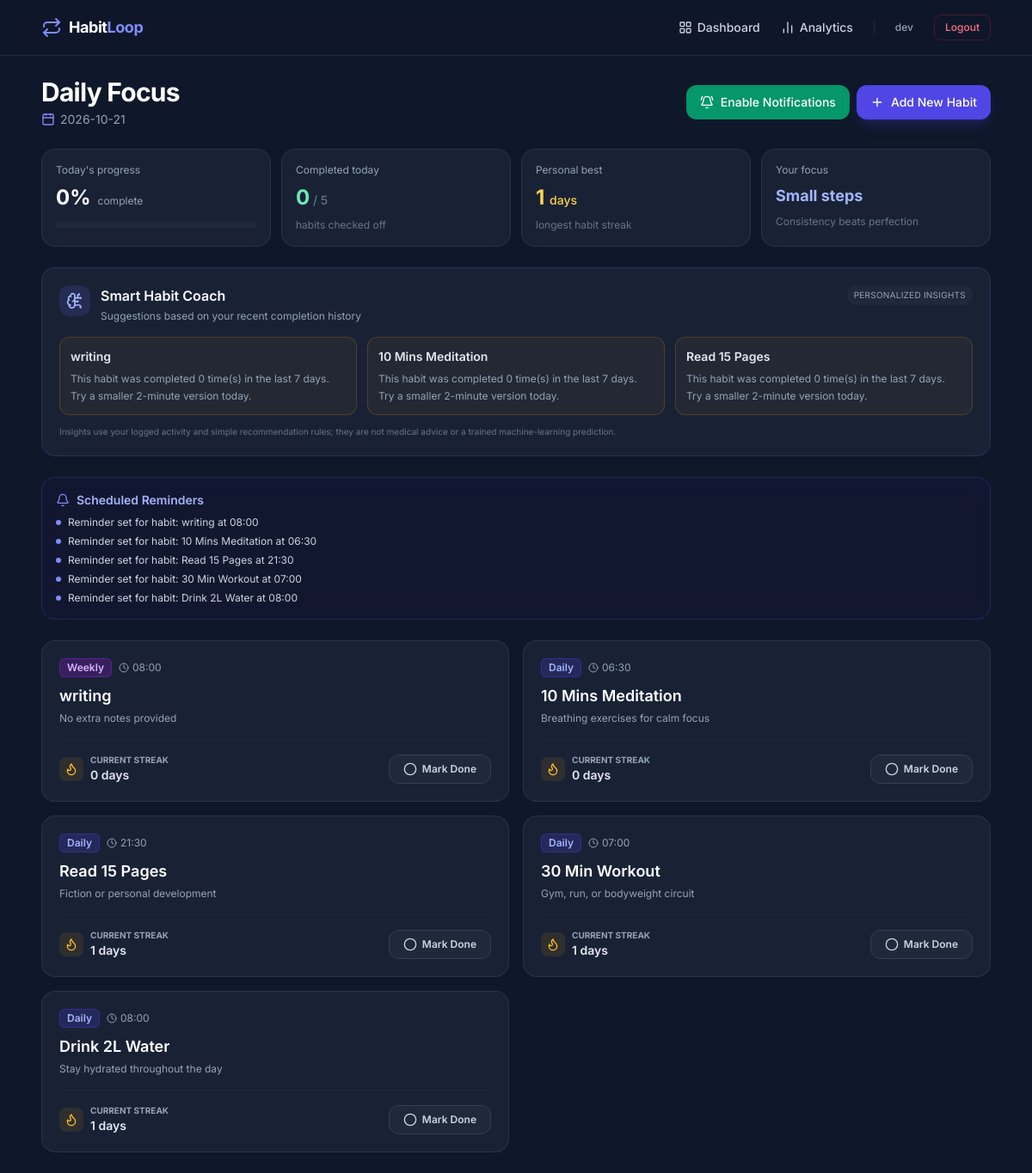
/dashboard (signed in), run on the app's committed database.
### tables this page shows
CREATE TABLE Habit (
            habit_id INTEGER PRIMARY KEY AUTOINCREMENT,
            user_id INTEGER NOT NULL,
            title TEXT NOT NULL,
            description TEXT,
            frequency TEXT DEFAULT 'Daily',
            start_date DATE NOT NULL,
            reminder_time TIME,
            created_at DATETIME DEFAULT CURRENT_TIMESTAMP,
            FOREIGN KEY (user_id) REFERENCES User(user_id) ON DELETE CASCADE
        );

CREATE TABLE Notification (
            notification_id INTEGER PRIMARY KEY AUTOINCREMENT,
            user_id INTEGER NOT NULL,
            habit_id INTEGER,
            message TEXT NOT NULL,
            reminder_time DATETIME DEFAULT CURRENT_TIMESTAMP,
            status TEXT DEFAULT 'unread',
            FOREIGN KEY (user_id) REFERENCES User(user_id) ON DELETE CASCADE,
            FOREIGN KEY (habit_id) REFERENCES Habit(habit_id) ON DELETE SET NULL
        );

### app.py (the view)
@app.route("/dashboard")
@login_required
def dashboard():
    conn = get_db()
    today_str = date.today().strftime("%Y-%m-%d")
    habits = conn.execute("""
        SELECT
            h.*,
            COALESCE(s.current_streak, 0) AS current_streak,
            COALESCE(s.longest_streak, 0) AS longest_streak,
            CASE WHEN hl.log_id IS NOT NULL THEN 1 ELSE 0 END AS completed_today
        FROM Habit h
        LEFT JOIN Streak s ON h.habit_id = s.habit_id
        LEFT JOIN HabitLog hl ON h.habit_id = hl.habit_id AND hl.completion_date = ?
        WHERE h.user_id = ?
        ORDER BY h.created_at DESC
    """, (today_str, session["user_id"])).fetchall()
    notifications = conn.execute("""
        SELECT * FROM Notification
        WHERE user_id = ? AND status = 'unread'
        ORDER BY reminder_time DESC LIMIT 5
    """, (session["user_id"],)).fetchall()
    total_habits = len(habits)
    completed_today = sum(1 for h in habits if h["completed_today"])
    completion_percent = round((completed_today / total_habits) * 100) if total_habits else 0
    best_streak = max((h["longest_streak"] for h in habits), default=0)
    coach_tips = []
    for h in habits:
        recent = conn.execute("""
            SELECT COUNT(*) AS completed
            FROM HabitLog
            WHERE habit_id = ? AND user_id = ? AND status = 1
              AND completion_date >= ? AND completion_date <= ?
        """, (h["habit_id"], session["user_id"],
              (date.today() - timedelta(days=6)).strftime("%Y-%m-%d"), today_str)).fetchone()["completed"]
        if h["completed_today"]:
            coach_tips.append({"title": h["title"], "kind": "success",
                               "message": f"Great work — you completed this habit today. Keep the routine going!"})
        elif recent <= 2:
            coach_tips.append({"title": h["title"], "kind": "focus",
                               "message": f"This habit was completed {recent} time(s) in the last 7 days. Try a smaller 2-minute version today."})
        else:
            coach_tips.append({"title": h["title"], "kind": "tip",
                               "message": f"You completed this {recent} time(s) in the last 7 days. Pick a consistent time to make it easier to repeat."})
    coach_tips = coach_tips[:3]
    conn.close()
    return render_template("dashboard.html", habits=habits, notifications=notifications,
                           today=today_str, total_habits=total_habits,
                           completed_today=completed_today, completion_percent=completion_percent,
                           best_streak=best_streak, coach_tips=coach_tips)

### app.py (called while the page is built)
@app.after_request
def prevent_auth_page_caching(response):
    if request.endpoint in {"login", "register", "logout"}:
        response.headers["Cache-Control"] = "no-store, no-cache, must-revalidate, max-age=0"
        response.headers["Pragma"] = "no-cache"
        response.headers["Expires"] = "0"
    return response

def get_db():
    conn = sqlite3.connect(DB_NAME, timeout=30)
    conn.row_factory = sqlite3.Row
    conn.execute("PRAGMA foreign_keys = ON;")
    conn.execute("PRAGMA busy_timeout = 30000;")
    return conn

def login_required(f):
    @wraps(f)
    def decorated_function(*args, **kwargs):
        if "user_id" not in session:
            flash("Please log in to continue.", "warning")
            return redirect(url_for("login"))
        return f(*args, **kwargs)
    return decorated_function

### templates/dashboard.html (shortened to what this page needs)
{% extends 'base.html' %}
{% block content %}
<div class="space-y-6">
    <div class="flex flex-col md:flex-row md:items-center justify-between gap-4">
        <div>
            <h1 class="text-2xl sm:text-3xl font-bold tracking-tight text-white">Daily Focus</h1>
            <p class="text-sm text-slate-400 mt-1 flex items-center gap-1.5">
                <i data-lucide="calendar" class="w-4 h-4 text-indigo-400"></i> {{ today }}
            </p>
        </div>
        <div class="flex flex-wrap items-center gap-2">
            <button id="enable-reminders" type="button" onclick="enableHabitReminders()" class="inline-flex items-center gap-2 bg-emerald-600 hover:bg-emerald-500 text-white font-medium px-4 py-2.5 rounded-xl text-sm transition">
                <i data-lucide="bell-ring" class="w-4 h-4"></i> Enable Notifications
            </button>
            <a href="{{ url_for('create_habit') }}" class="inline-flex items-center gap-2 bg-indigo-600 hover:bg-indigo-500 text-white font-medium px-4 py-2.5 rounded-xl text-sm transition shadow-lg shadow-indigo-600/20">
                <i data-lucide="plus" class="w-4 h-4"></i> Add New Habit
            </a>
        </div>
    </div>
    <div class="grid grid-cols-2 lg:grid-cols-4 gap-3">
        <div class="glass-card rounded-2xl p-4">
            <p class="text-xs text-slate-400">Today's progress</p>
            <div class="flex items-end gap-2 mt-2"><span class="text-2xl font-bold text-white">{{ completion_percent }}%</span><span class="text-xs text-slate-400 mb-1">complete</span></div>
            <div class="w-full h-2 bg-slate-800 rounded-full mt-3 overflow-hidden"><div class="h-full bg-indigo-500 rounded-full transition-all" style="width: {{ completion_percent }}%"></div></div>
        </div>
        <div class="glass-card rounded-2xl p-4">
            <p class="text-xs text-slate-400">Completed today</p>
            <p class="text-2xl font-bold text-emerald-300 mt-2">{{ completed_today }}<span class="text-sm text-slate-500 font-medium"> / {{ total_habits }}</span></p>
            <p class="text-xs text-slate-500 mt-2">habits checked off</p>
        </div>
        <div class="glass-card rounded-2xl p-4">
            <p class="text-xs text-slate-400">Personal best</p>
            <p class="text-2xl font-bold text-amber-300 mt-2">{{ best_streak }} <span class="text-sm font-medium">days</span></p>
            <p class="text-xs text-slate-500 mt-2">longest habit streak</p>
        </div>
        <div class="glass-card rounded-2xl p-4">
            <p class="text-xs text-slate-400">Your focus</p>
            <p class="text-lg font-bold text-indigo-300 mt-2">Small steps</p>
            <p class="text-xs text-slate-500 mt-2">Consistency beats perfection</p>
        </div>
    </div>
    <section class="glass-card rounded-2xl p-5 border border-indigo-500/20">
        <div class="flex items-start gap-3">
            <div class="p-2 rounded-xl bg-indigo-500/15 text-indigo-300"><i data-lucide="brain-circuit" class="w-5 h-5"></i></div>
            <div class="flex-1">
                <h2 class="text-base font-semibold text-white">Smart Habit Coach</h2>
                <p class="text-xs text-slate-400 mt-1">Suggestions based on your recent completion history</p>
            </div>
            <span class="text-[10px] uppercase tracking-wide px-2 py-1 rounded-full bg-slate-800 text-slate-400">Personalized insights</span>
        </div>
        {% if coach_tips %}
        <div class="grid grid-cols-1 md:grid-cols-3 gap-3 mt-4">
            {% for tip in coach_tips %}
            <div class="rounded-xl p-3 border {% if tip.kind == 'success' %}border-emerald-500/20 bg-emerald-500/5{% elif tip.kind == 'focus' %}border-amber-500/20 bg-amber-500/5{% else %}border-indigo-500/20 bg-indigo-500/5{% endif %}">
                <p class="text-sm font-semibold text-slate-200">{{ tip.title }}</p>
                <p class="text-xs leading-relaxed text-slate-400 mt-1.5">{{ tip.message }}</p>
            </div>
            {% endfor %}
        </div>
        {% else %}
        <p class="text-sm text-slate-400 mt-4">Add your first habit to receive personalized suggestions here.</p>
        {% endif %}
        <p class="text-[10px] text-slate-500 mt-3">Insights use your logged activity and simple recommendation rules; they are not medical advice or a trained machine-learning prediction.</p>
    </section>
    {% if notifications %}
    <div class="glass-card rounded-2xl p-4 border border-indigo-500/20 bg-indigo-950/20">
        <div class="flex items-center gap-2 text-indigo-300 font-semibold text-sm mb-2">
            <i data-lucide="bell" class="w-4 h-4 text-indigo-400"></i>
            <span>Scheduled Reminders</span>
        </div>
        <div class="space-y-1.5">
            {% for n in notifications %}
                <p class="text-xs text-slate-300 flex items-center gap-2">
                    <span class="w-1.5 h-1.5 rounded-full bg-indigo-400"></span>
                    {{ n.message }}
                </p>
            {% endfor %}
        </div>
    </div>
    {% endif %}
    <div class="grid grid-cols-1 md:grid-cols-2 gap-4">
        {% for h in habits %}
        <div id="habit-card-{{ h.habit_id }}" data-habit-id="{{ h.habit_id }}" data-habit-title="{{ h.title|e }}" data-reminder-time="{{ (h.reminder_time or '')|e }}" data-completed-today="{{ 1 if h.completed_today else 0 }}" class="habit-reminder-card glass-card rounded-2xl p-5 flex flex-col justify-between hover:border-slate-700 transition relative group">
            <div class="flex items-start justify-between gap-3">
                <div>
                    <div class="flex items-center gap-2">
                        <span class="text-xs font-semibold px-2 py-0.5 rounded-md
                            {% if h.frequency == 'Daily' %} bg-indigo-900/50 text-indigo-300 border border-indigo-700/50
                            {% else %} bg-purple-900/50 text-purple-300 border border-purple-700/50 {% endif %}">
                            {{ h.frequency }}
                        </span>
                        {% if h.reminder_time %}
                        <span class="text-xs text-slate-400 flex items-center gap-1">
                            <i data-lucide="clock" class="w-3 h-3"></i> {{ h.reminder_time }}
                        </span>
                        {% endif %}
                    </div>
                    <h3 class="text-lg font-semibold text-white mt-2">{{ h.title }}</h3>
                    <p class="text-xs text-slate-400 mt-1 line-clamp-2">{{ h.description or 'No extra notes provided' }}</p>
                </div>
                <form action="{{ url_for('delete_habit', habit_id=h.habit_id) }}" method="POST" onsubmit="return confirm('Delete this habit?');">
                </form>
            </div>
            <div class="pt-4 mt-4 border-t border-slate-800 flex items-center justify-between">
                <div class="flex items-center gap-2">
                    <div class="p-1.5 rounded-lg bg-amber-500/10 text-amber-400">
                        <i data-lucide="flame" class="w-4 h-4"></i>
                    </div>
                    <div>
                        <p class="text-[10px] uppercase font-bold text-slate-400">Current Streak</p>
                        <p class="text-sm font-semibold text-slate-200">
                            <span id="streak-{{ h.habit_id }}">{{ h.current_streak }}</span> days
                        </p>
                    </div>
                </div>
                <button
                    onclick="toggleHabit({{ h.habit_id }})"
                    id="btn-{{ h.habit_id }}"
                    class="px-4 py-2 rounded-xl text-xs font-semibold flex items-center gap-1.5 transition
                    {% if h.completed_today %}
                        bg-emerald-500/20 text-emerald-300 border border-emerald-500/40
                    {% else %}
                        bg-slate-800 hover:bg-slate-700 text-slate-300 border border-slate-700
                    {% endif %}">
                    <i data-lucide="{% if h.completed_today %}check-circle-2{% else %}circle{% endif %}" id="icon-{{ h.habit_id }}" class="w-4 h-4"></i>
                    <span id="label-{{ h.habit_id }}">{% if h.completed_today %}Completed{% else %}Mark Done{% endif %}</span>
                </button>
            </div>
        </div>
        {% endfor %}
    </div>
</div>
{% endblock %}

### templates/base.html (style rules this page uses)
body { font-family: 'Inter', sans-serif; background-color: #0f172a; color: #f8fafc; }
.glass-card { background: rgba(30, 41, 59, 0.7); backdrop-filter: blur(12px); border: 1px solid rgba(255, 255, 255, 0.08); }

### data on the page
Habit: title "writing", message "This habit was completed 0 time(s) in the last 7 days. Try a smaller 2-minute version today.", frequency "Weekly", reminder_time "08:00", description "No extra notes provided", current_streak "0"
Habit: title "10 Mins Meditation", message "This habit was completed 0 time(s) in the last 7 days. Try a smaller 2-minute version today.", frequency "Daily", reminder_time "06:30", description "Breathing exercises for calm focus", current_streak "0"
Habit: title "Read 15 Pages", message "This habit was completed 0 time(s) in the last 7 days. Try a smaller 2-minute version today.", frequency "Daily", reminder_time "21:30", description "Fiction or personal development", current_streak "1"
Notification: message "Reminder set for habit: writing at 08:00"
Notification: message "Reminder set for habit: 10 Mins Meditation at 06:30"
Notification: message "Reminder set for habit: Read 15 Pages at 21:30"
Notification: message "Reminder set for habit: 30 Min Workout at 07:00"
Notification: message "Reminder set for habit: Drink 2L Water at 08:00"
Habit: frequency "Daily", reminder_time "07:00", title "30 Min Workout", description "Gym, run, or bodyweight circuit", current_streak "1"
Habit: frequency "Daily", reminder_time "08:00", title "Drink 2L Water", description "Stay hydrated throughout the day", current_streak "1"

### other printed values
{{ session.get('name') }} "dev"
{{ today }} "2026-10-21"
{{ completion_percent }} "0"
{{ completed_today }} "0"
{{ total_habits }} "5"
{{ best_streak }} "1"
